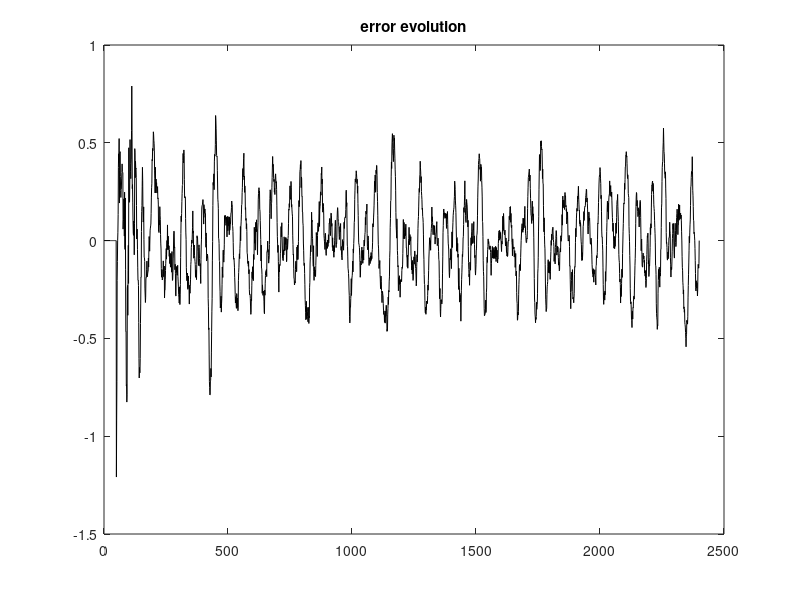
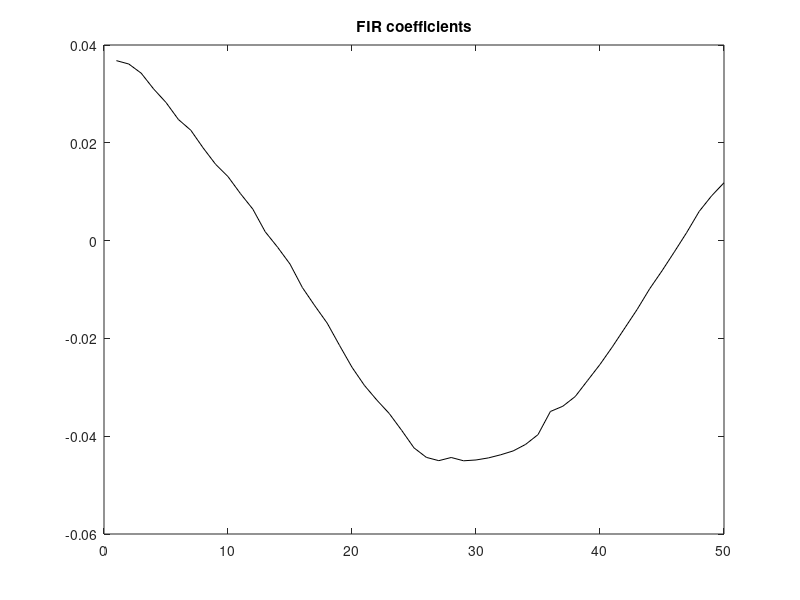
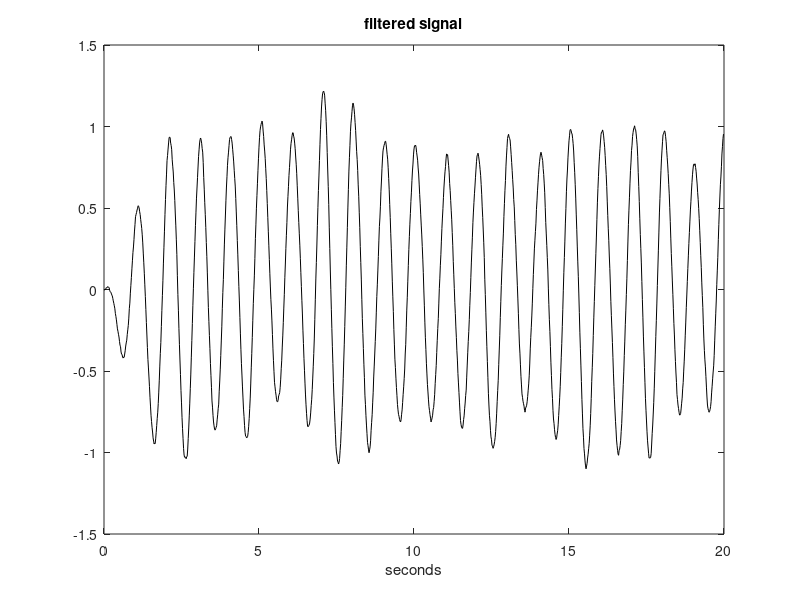

Recreate these plots in MATLAB, in order.
% RLS
% sine signal + noise
fx=1; %signal frequency in Hz
wx=2*pi*fx; %signal frequency in rad/s

fs=60; %sampling frequency in Hz
tiv=1/fs; %time interval between samples;
t=0:tiv:(40-tiv); %time intervals set

x=sin(wx*t); %signal data set
Nx=length(x);
v=randn(1,Nx); %normal noise
y=x+v; %sine+noise

%FIR coeff. computation
Nh=50; %number of FIR coefficients
wh=ones(Nh,1)/Nh; %FIR coefficients initialization
yy=zeros(Nh,1); %y vector
er=zeros(1,Nx); %for error recording
fo=zeros(1,Nx); %filter output
L=eye(Nh);
K=zeros(Nh,1);

for nn=Nh:Nx-1,
   %actualization of yy
   yy=y(nn:-1:(nn-Nh+1))'; %take a segment and reverse
   %K(n)
   K=(L*yy)/(1+(yy'*L*yy));
   %filter output
   fo(nn)=wh'*yy;
   %error
   er(nn)=x(nn)-fo(nn);
   %new FIR coeffs
   wh=wh+(K*er(nn));
   %L(n)
   L=L-((K*yy')*L);
end;  

%append for FIR symmetry
rwh=wh';
lwh=fliplr(rwh); 
sh=0.5*[lwh rwh]; %symmetrical FIR

fly=filter(sh,1,y); %apply the Wiener filter

%display---------------------------

figure(1)
plot(er,'k'); %error evolution
title('error evolution');

figure(2)
plot(wh,'k'); %FIR coefficients
title('FIR coefficients');

figure(3)
np=60*20;
plot(t(1:np),fly(1:np),'k'); %filtered signal
xlabel('seconds'); title('filtered signal');
